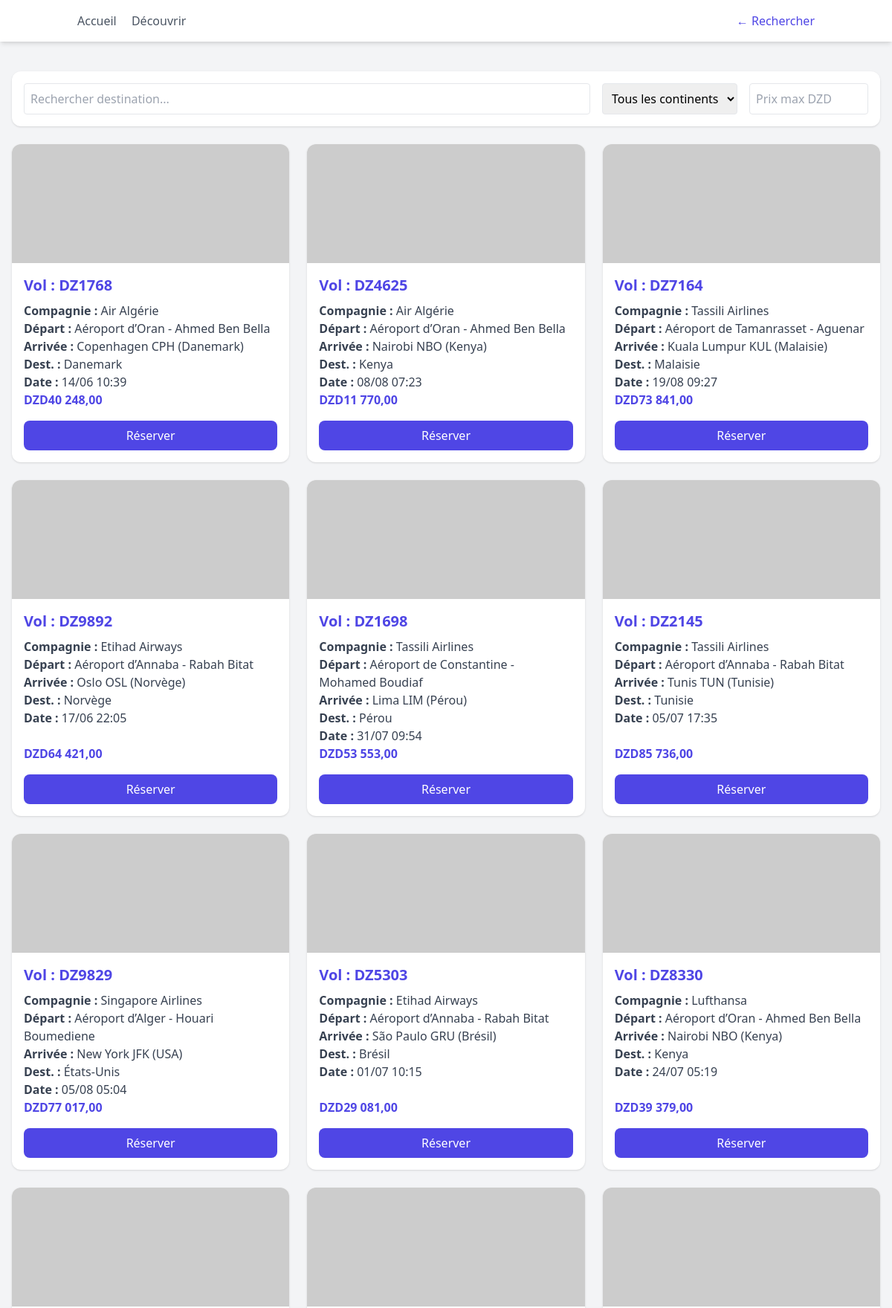
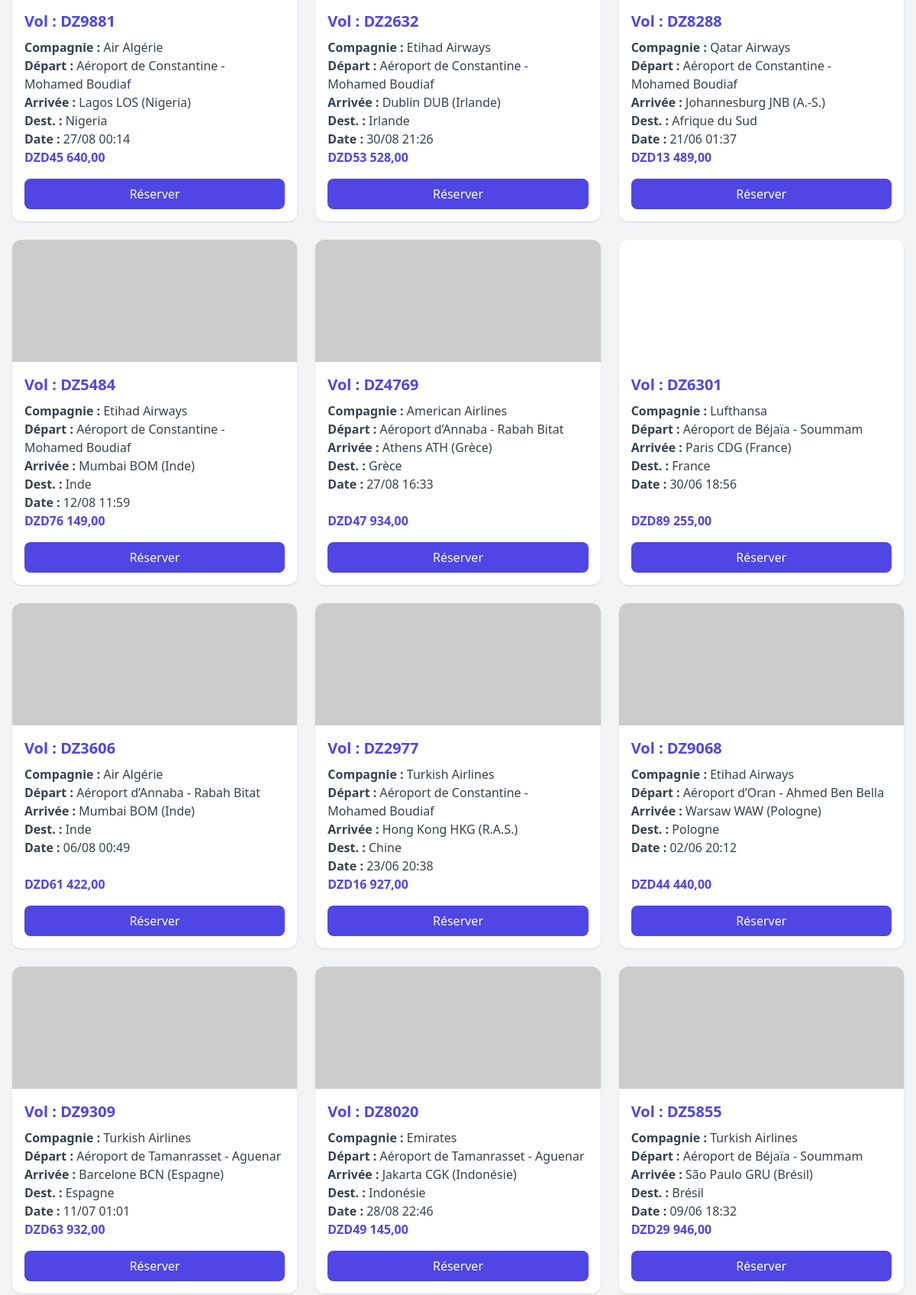
Page /pages/destinations.php (upper part) on the committed database (2 pictures, top to bottom).
### tables this page shows
CREATE TABLE IF NOT EXISTS `vol` (
  `id` int UNSIGNED NOT NULL AUTO_INCREMENT,
  `numero_vol` varchar(20) NOT NULL,
  `compagnie_aerienne` varchar(60) DEFAULT NULL,
  `aeroport_depart` varchar(80) DEFAULT NULL,
  `aeroport_arrivee` varchar(80) DEFAULT NULL,
  `destination` varchar(255) DEFAULT NULL,
  `continent` varchar(100) DEFAULT NULL,
  `date_depart` datetime NOT NULL,
  `date_arrivee` datetime NOT NULL,
  `type_vol` varchar(40) DEFAULT NULL,
  `prix` decimal(10,2) NOT NULL DEFAULT '0.00',
  `places_disponibles` int UNSIGNED NOT NULL DEFAULT '0',
  PRIMARY KEY (`id`),
  UNIQUE KEY `numero_vol` (`numero_vol`)
);

### pages/destinations.php (the view, shortened to what this page needs)
<?php
$db   = new Database('localhost', 'root', '', 'pfe');
$conn = $db->getConnection();
$sql    = "SELECT * FROM vol WHERE 1";
$stmt = $conn->prepare($sql);
$stmt->execute();
$results = $stmt->get_result()->fetch_all(MYSQLI_ASSOC);
$imageMap = [
    'France' => 'https://upload.wikimedia.org/wikipedia/commons/e/e6/Paris_Night.jpg',
    'États-Unis' => 'https://upload.wikimedia.org/wikipedia/commons/1/16/The_White_House_%28cropped%29.jpg',
];
?>
<!DOCTYPE html>
<html lang="fr">
<head>
  <script src="https://cdn.tailwindcss.com"></script>
</head>
<body class="bg-gray-100 min-h-screen">
  <nav class="fixed top-0 left-0 right-0 bg-white shadow-md z-50">
    <div class="container mx-auto flex justify-between items-center p-4">
      <div class="space-x-4">
        <a href="welcome.php" class="text-gray-600 hover:text-gray-800">Accueil</a>
        <a href="#" class="text-gray-600 hover:text-gray-800">Découvrir</a>
      </div>
      <a href="welcome.php" class="text-indigo-600">← Rechercher</a>
    </div>
  </nav>
  <main class="mt-20 max-w-7xl mx-auto p-4">
    <div class="mb-6 bg-white p-4 rounded-xl shadow flex flex-col md:flex-row gap-4">
      <input id="filterSearch" type="text" placeholder="Rechercher destination..." class="border rounded p-2 flex-1" />
      <select id="filterContinent" class="border rounded p-2">
        <option value="">Tous les continents</option>
      </select>
      <input id="filterPrice" type="number" placeholder="Prix max DZD" class="border rounded p-2 w-40" />
    </div>
    <?php if (empty($results)): ?>
      <p class="text-center text-gray-500">Aucun vol trouvé.</p>
    <?php else: ?>
      <div class="grid grid-cols-1 md:grid-cols-2 lg:grid-cols-3 gap-6">
        <?php foreach ($results as $vol):
          $dest = ucfirst(strtolower($vol['destination']));
          $img  = $imageMap[$dest] ?? 'https://via.placeholder.com/400x300?text=' . urlencode($dest);
        ?>
        <div class="vol-card bg-white rounded-xl shadow hover:shadow-lg transition overflow-hidden flex flex-col"
             data-dest="<?= htmlspecialchars($vol['destination']) ?>"
             data-continent="<?= htmlspecialchars(strtolower($vol['continent'])) ?>"
             data-price="<?= $vol['prix'] ?>">
          <div class="h-40 bg-cover bg-center" style="background-image:url('<?= $img ?>')"></div>
          <div class="p-4 flex-1 flex flex-col">
            <h3 class="text-indigo-600 font-bold text-xl mb-2">Vol : <?= $vol['numero_vol'] ?></h3>
            <p class="text-gray-700"><strong>Compagnie :</strong> <?= $vol['compagnie_aerienne'] ?></p>
            <p class="text-gray-700"><strong>Départ :</strong> <?= $vol['aeroport_depart'] ?></p>
            <p class="text-gray-700"><strong>Arrivée :</strong> <?= $vol['aeroport_arrivee'] ?></p>
            <p class="text-gray-700"><strong>Dest. :</strong> <?= $vol['destination'] ?></p>
            <p class="text-gray-700"><strong>Date :</strong> <?= date('d/m H:i', strtotime($vol['date_depart'])) ?></p>
            <p class="text-indigo-600 font-semibold mt-auto">DZD<?= number_format($vol['prix'],2,',',' ') ?></p>
            <button onclick='openModal(<?= json_encode($vol) ?>)'
              class="mt-4 bg-indigo-600 text-white py-2 rounded-lg hover:bg-indigo-700 transition">
              Réserver
            </button>
          </div>
        </div>
        <?php endforeach; ?>
      </div>
    <?php endif; ?>
  </main>
</body>
</html>

### rows in the picture
vol: numero_vol "DZ1768", compagnie_aerienne "Air Algérie", aeroport_depart "Aéroport d’Oran - Ahmed Ben Bella", aeroport_arrivee "Copenhagen CPH (Danemark)", destination "Danemark", date_depart "14/06 10:39", prix "40 248,00"
vol: numero_vol "DZ4625", compagnie_aerienne "Air Algérie", aeroport_depart "Aéroport d’Oran - Ahmed Ben Bella", aeroport_arrivee "Nairobi NBO (Kenya)", destination "Kenya", date_depart "08/08 07:23", prix "11 770,00"
vol: numero_vol "DZ7164", compagnie_aerienne "Tassili Airlines", aeroport_depart "Aéroport de Tamanrasset - Aguenar", aeroport_arrivee "Kuala Lumpur KUL (Malaisie)", destination "Malaisie", date_depart "19/08 09:27", prix "73 841,00"
vol: numero_vol "DZ9892", compagnie_aerienne "Etihad Airways", aeroport_depart "Aéroport d’Annaba - Rabah Bitat", aeroport_arrivee "Oslo OSL (Norvège)", destination "Norvège", date_depart "17/06 22:05", prix "64 421,00"
vol: numero_vol "DZ1698", compagnie_aerienne "Tassili Airlines", aeroport_depart "Aéroport de Constantine - Mohamed Boudiaf", aeroport_arrivee "Lima LIM (Pérou)", destination "Pérou", date_depart "31/07 09:54", prix "53 553,00"
vol: numero_vol "DZ2145", compagnie_aerienne "Tassili Airlines", aeroport_depart "Aéroport d’Annaba - Rabah Bitat", aeroport_arrivee "Tunis TUN (Tunisie)", destination "Tunisie", date_depart "05/07 17:35", prix "85 736,00"
vol: numero_vol "DZ9829", compagnie_aerienne "Singapore Airlines", aeroport_depart "Aéroport d’Alger - Houari Boumediene", aeroport_arrivee "New York JFK (USA)", destination "États-Unis", date_depart "05/08 05:04", prix "77 017,00"
vol: numero_vol "DZ5303", compagnie_aerienne "Etihad Airways", aeroport_depart "Aéroport d’Annaba - Rabah Bitat", aeroport_arrivee "São Paulo GRU (Brésil)", destination "Brésil", date_depart "01/07 10:15", prix "29 081,00"
vol: numero_vol "DZ8330", compagnie_aerienne "Lufthansa", aeroport_depart "Aéroport d’Oran - Ahmed Ben Bella", aeroport_arrivee "Nairobi NBO (Kenya)", destination "Kenya", date_depart "24/07 05:19", prix "39 379,00"
vol: numero_vol "DZ9881", compagnie_aerienne "Air Algérie", aeroport_depart "Aéroport de Constantine - Mohamed Boudiaf", aeroport_arrivee "Lagos LOS (Nigeria)", destination "Nigeria", date_depart "27/08 00:14", prix "45 640,00"
vol: numero_vol "DZ2632", compagnie_aerienne "Etihad Airways", aeroport_depart "Aéroport de Constantine - Mohamed Boudiaf", aeroport_arrivee "Dublin DUB (Irlande)", destination "Irlande", date_depart "30/08 21:26", prix "53 528,00"
vol: numero_vol "DZ8288", compagnie_aerienne "Qatar Airways", aeroport_depart "Aéroport de Constantine - Mohamed Boudiaf", aeroport_arrivee "Johannesburg JNB (A.-S.)", destination "Afrique du Sud", date_depart "21/06 01:37", prix "13 489,00"
vol: numero_vol "DZ5484", compagnie_aerienne "Etihad Airways", aeroport_depart "Aéroport de Constantine - Mohamed Boudiaf", aeroport_arrivee "Mumbai BOM (Inde)", destination "Inde", date_depart "12/08 11:59", prix "76 149,00"
vol: numero_vol "DZ4769", compagnie_aerienne "American Airlines", aeroport_depart "Aéroport d’Annaba - Rabah Bitat", aeroport_arrivee "Athens ATH (Grèce)", destination "Grèce", date_depart "27/08 16:33", prix "47 934,00"
vol: numero_vol "DZ6301", compagnie_aerienne "Lufthansa", aeroport_depart "Aéroport de Béjaïa - Soummam", aeroport_arrivee "Paris CDG (France)", destination "France", date_depart "30/06 18:56", prix "89 255,00"
vol: numero_vol "DZ3606", compagnie_aerienne "Air Algérie", aeroport_depart "Aéroport d’Annaba - Rabah Bitat", aeroport_arrivee "Mumbai BOM (Inde)", destination "Inde", date_depart "06/08 00:49", prix "61 422,00"
vol: numero_vol "DZ2977", compagnie_aerienne "Turkish Airlines", aeroport_depart "Aéroport de Constantine - Mohamed Boudiaf", aeroport_arrivee "Hong Kong HKG (R.A.S.)", destination "Chine", date_depart "23/06 20:38", prix "16 927,00"
vol: numero_vol "DZ9068", compagnie_aerienne "Etihad Airways", aeroport_depart "Aéroport d’Oran - Ahmed Ben Bella", aeroport_arrivee "Warsaw WAW (Pologne)", destination "Pologne", date_depart "02/06 20:12", prix "44 440,00"
vol: numero_vol "DZ9309", compagnie_aerienne "Turkish Airlines", aeroport_depart "Aéroport de Tamanrasset - Aguenar", aeroport_arrivee "Barcelone BCN (Espagne)", destination "Espagne", date_depart "11/07 01:01", prix "63 932,00"
vol: numero_vol "DZ8020", compagnie_aerienne "Emirates", aeroport_depart "Aéroport de Tamanrasset - Aguenar", aeroport_arrivee "Jakarta CGK (Indonésie)", destination "Indonésie", date_depart "28/08 22:46", prix "49 145,00"
vol: numero_vol "DZ5855", compagnie_aerienne "Turkish Airlines", aeroport_depart "Aéroport de Béjaïa - Soummam", aeroport_arrivee "São Paulo GRU (Brésil)", destination "Brésil", date_depart "09/06 18:32", prix "29 946,00"
